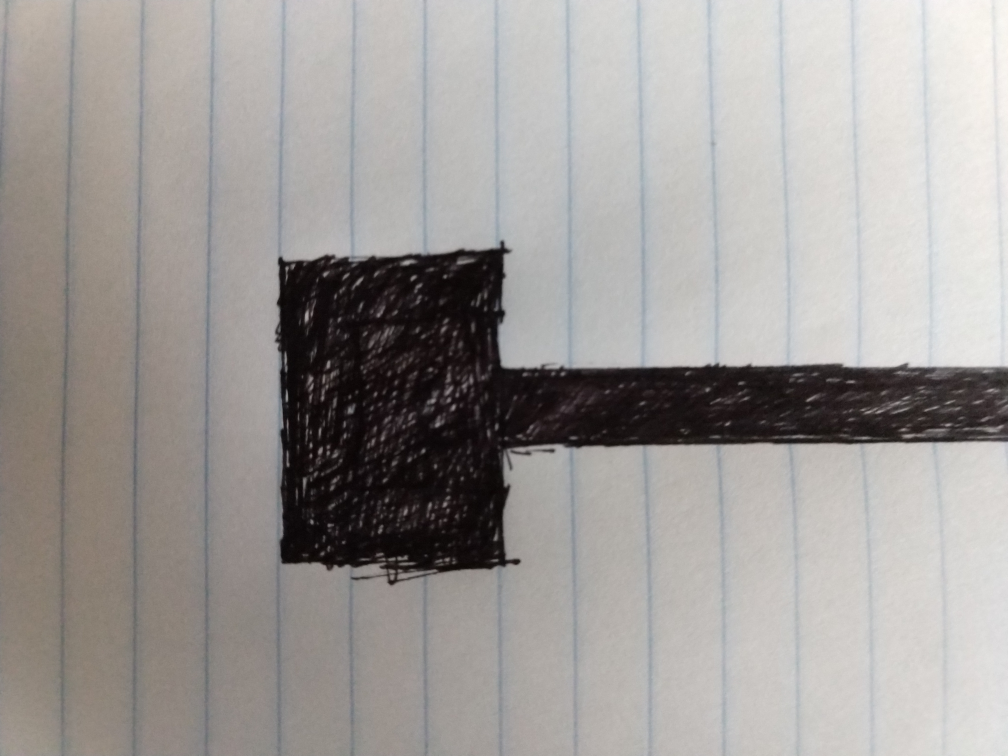
#> input picture imagerecognition/LineFollow/img/square.jpg, 4032 x 3024 px (shown at 1/4 size)
$ python hough_line.py
#> lines starting #> are read from the running program, lines starting #| are printed output that depends on the picture; after the words box and inside, x2 and y2 are one past the last pixel; in counts of white or black regions, pixels touching at a corner belong together
import cv2
import numpy as np

def auto_canny(img, sigma = 0.33):
    v = np.median(img)
    lower = int(max(0, (1.0 - sigma) * v))
    upper = int(min(255, (1.0 + sigma) * v))
    edged = cv2.Canny(img, lower, upper)
    return edged

img = cv2.imread("./img/square.jpg")
#> img is the input picture: shape (3024, 4032, 3); mean B, G, R 153.1, 155.6, 159.3
img = cv2.resize(img, (0, 0), fx = 0.25, fy = 0.25)
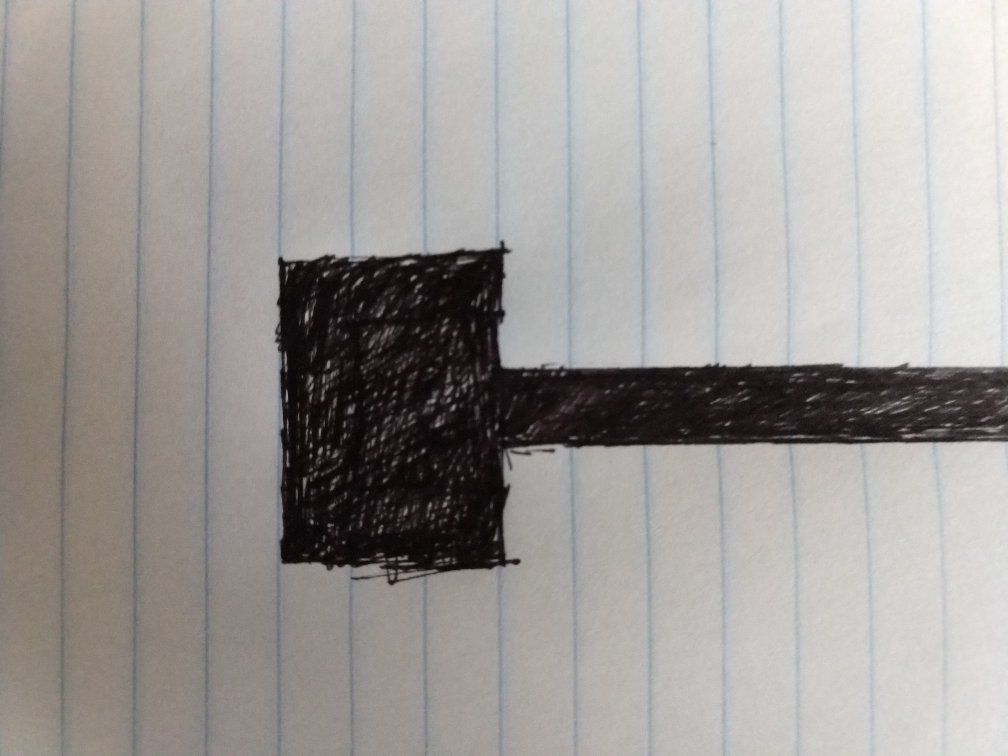
#> img: shape (756, 1008, 3); mean B, G, R 153.2, 155.7, 159.4

# 1
# gray = cv2.cvtColor(img, cv2.COLOR_BGR2GRAY)
mask = cv2.inRange(img, (0, 0, 0), (50, 50, 50))
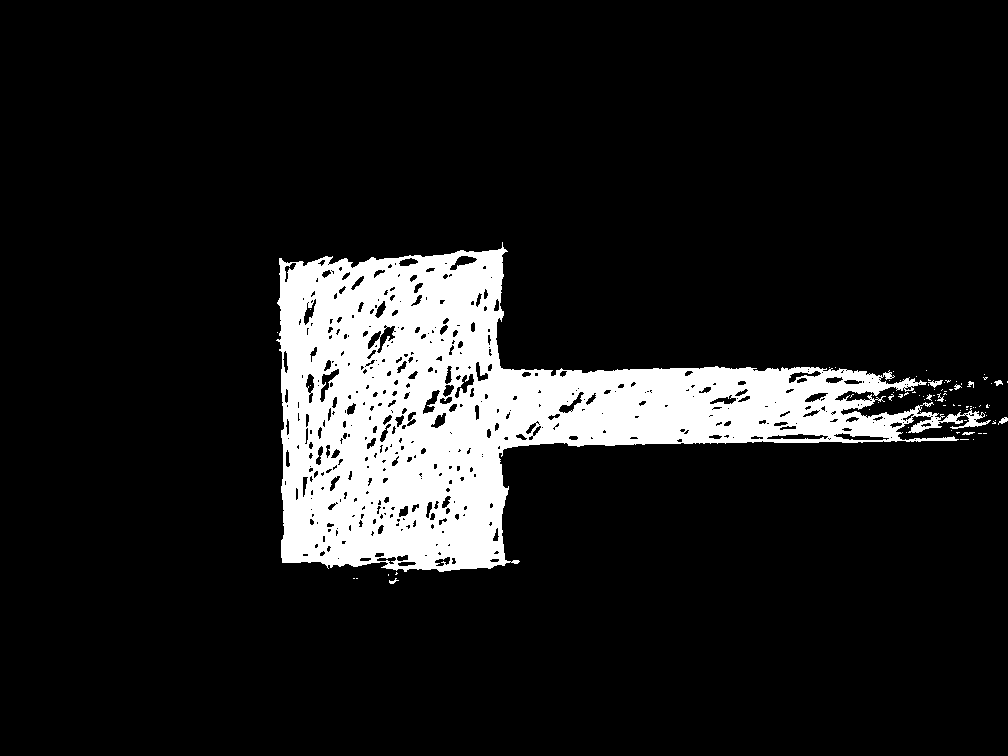
#> mask: shape (756, 1008); 11.7% white; 78 white regions (68 under 20 px), largest, box (x1, y1, x2, y2) and area: (276, 242, 991, 572) 88774, (928, 380, 943, 388) 57, (998, 417, 1008, 425) 40
edges = auto_canny(mask)
#> in auto_canny, `v = np.median(img)`: v = 0
#> in auto_canny, `edged = cv2.Canny(img, lower, upper)`:
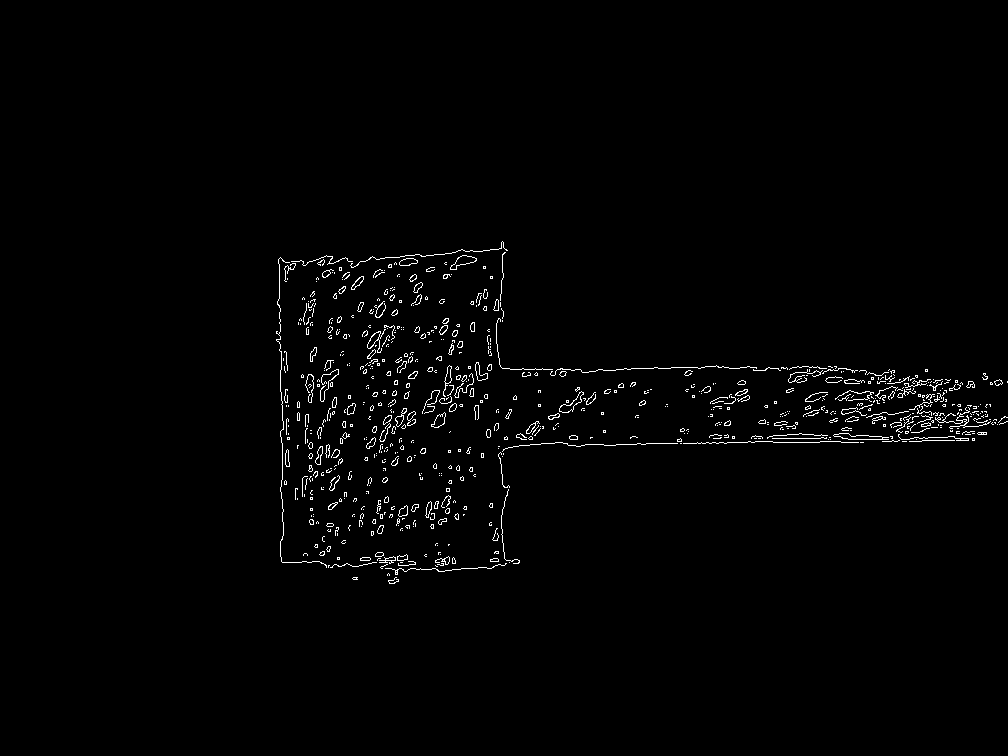
#> edged: shape (756, 1008); 1.3% white in thin lines or dots, all inside (x1, y1, x2, y2) = (276, 241, 1008, 584)
# edges = cv2.Canny(img, 75, 120)
lines = cv2.HoughLinesP(edges, 1, np.pi/180, 10, maxLineGap=50)
#> lines = 441 rows, first 6: [282, 450, 826, 441], [279, 312, 496, 339], [575, 390, 608, 393], [280, 383, 516, 396], [282, 476, 470, 449], [717, 366, 823, 373]

# [13 lines of commented-out code are left out]

for line in lines:
    x1, y1, x2, y2 = line[0]    # Output of HoughLinesP() is an array of arrays containing
                                # each two pairs of numbers, the first pair representing (x1, y1) and the second (x2, y2)
    cv2.arrowedLine(img, (x1, y1), (x2, y2), (0, 255, 0), 3)
#> this loop made 441 passes
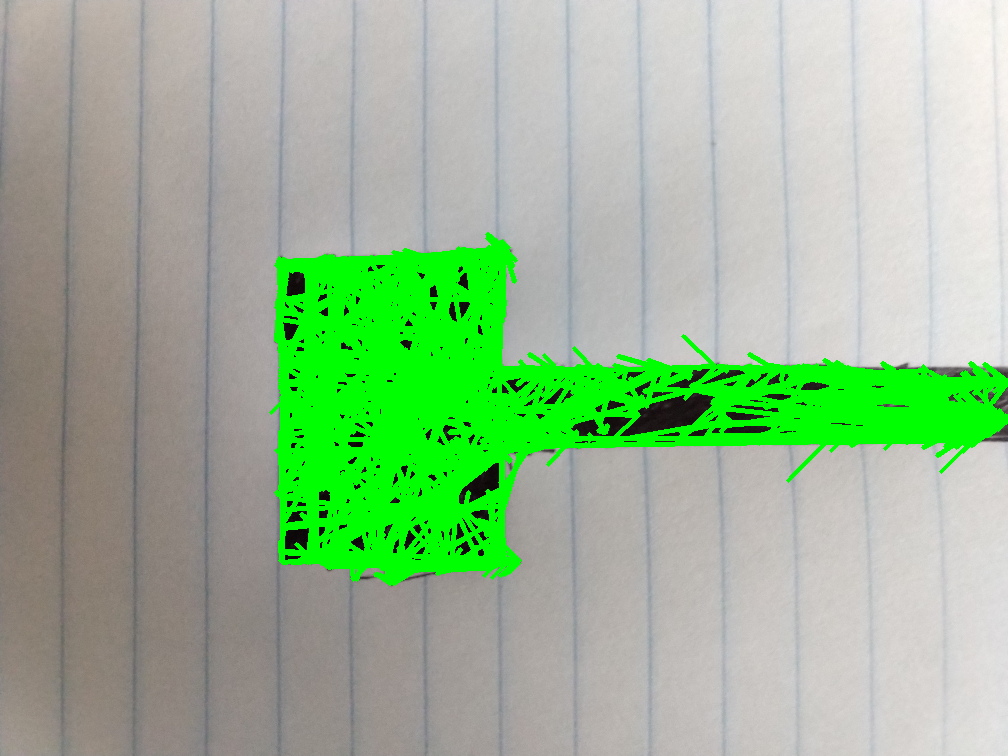
#> img: shape (756, 1008, 3); mean B, G, R 148.1, 185.2, 153.5

# cv2.imshow("Edges", mask)
cv2.imshow("edges", edges)
cv2.imshow("Image", img)

cv2.waitKey(0)
cv2.destroyAllWindows()

$ run again, with imagerecognition/LineFollow/img/circle.jpg copied over imagerecognition/LineFollow/img/square.jpg
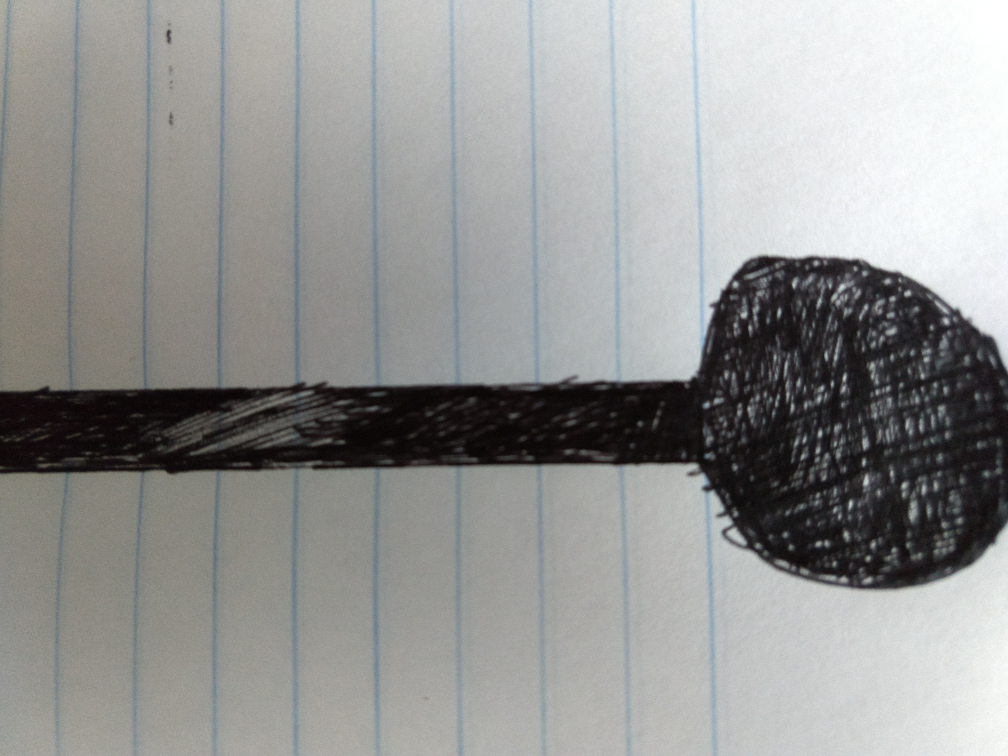
#> input picture imagerecognition/LineFollow/img/circle.jpg, 4032 x 3024 px (shown at 1/4 size)
#> img is the input picture: shape (3024, 4032, 3); mean B, G, R 148.4, 149.8, 149
#> `mask = cv2.inRange(img, (0, 0, 0), (50, 50, 50))`:
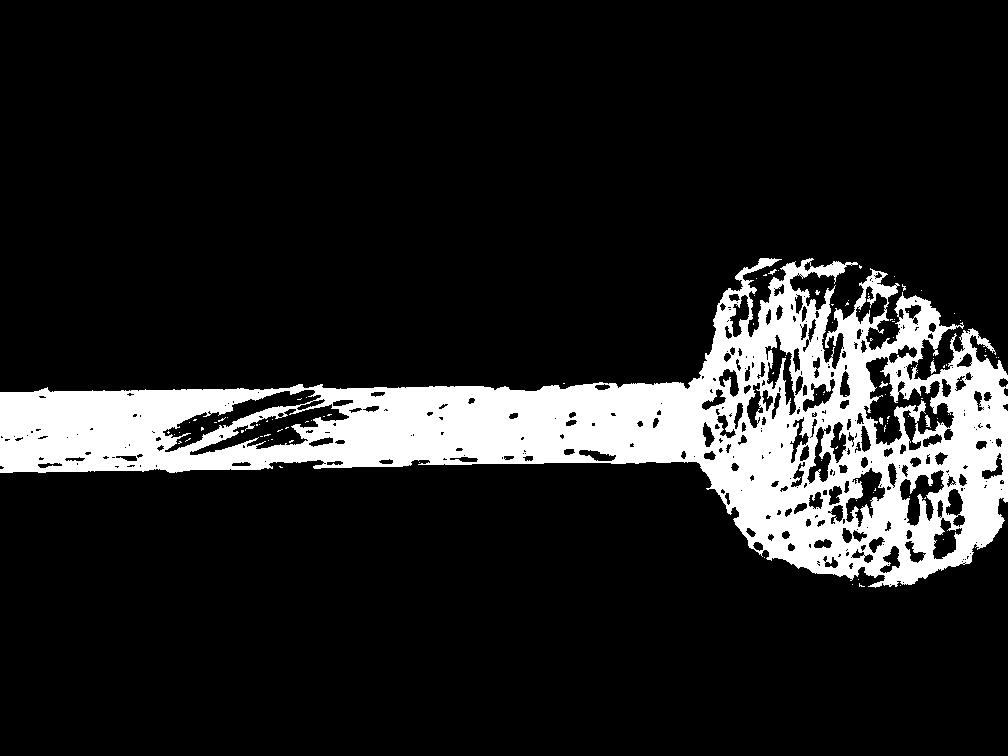
#> mask: shape (756, 1008); 13.6% white; 99 white regions (93 under 20 px), largest, box (x1, y1, x2, y2) and area: (0, 258, 1008, 588) 103491, (930, 360, 936, 374) 47, (925, 415, 931, 428) 44, (879, 381, 888, 388) 26, (879, 417, 883, 425) 24, (768, 269, 777, 275) 22
#> v = 0
#> edged: shape (756, 1008); 1.9% white in thin lines or dots, all inside (x1, y1, x2, y2) = (0, 257, 1008, 588)
#> lines = 549 rows, first 6: [797, 467, 990, 477], [265, 467, 654, 461], [6, 438, 68, 436], [673, 381, 972, 375], [699, 374, 994, 349], [715, 330, 922, 290]
#> the loop `for line in lines:` made 549 passes
#> after the loop `for line in lines:`:
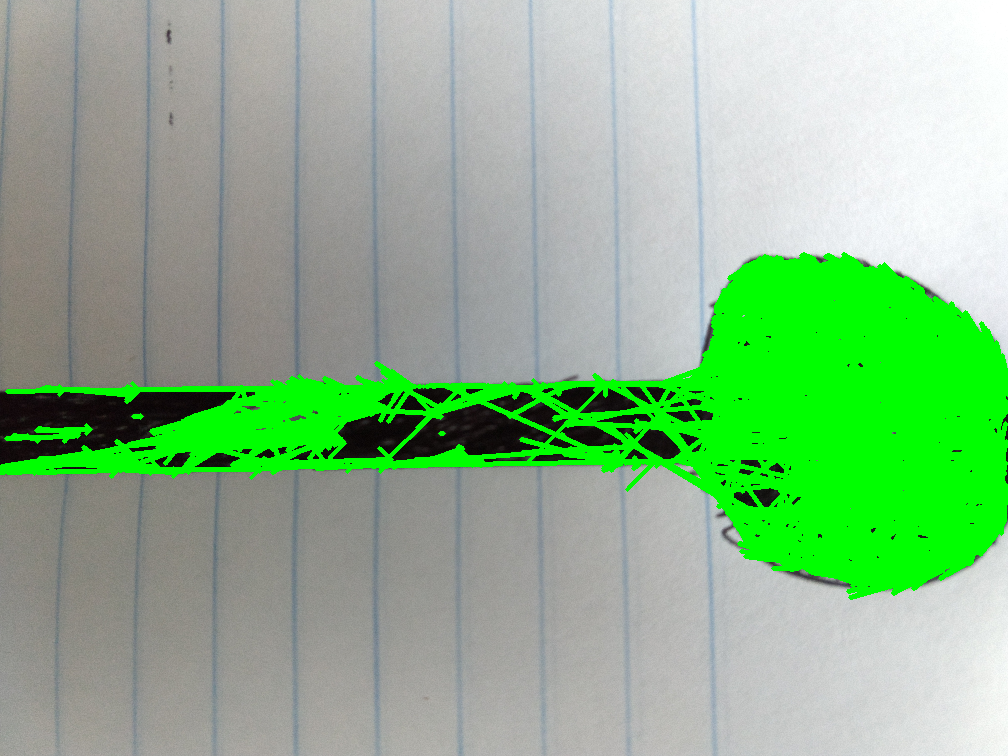
#> img: shape (756, 1008, 3); mean B, G, R 140.7, 182.9, 141.3
